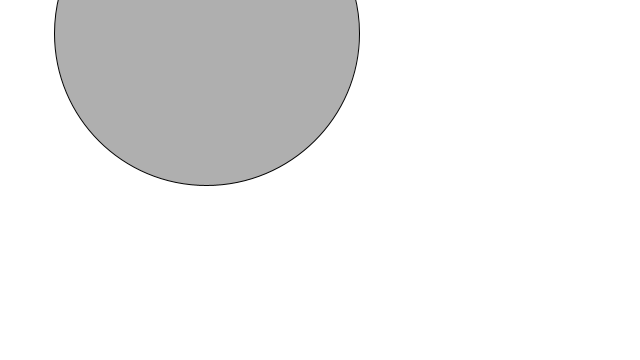
Frame 1 (no input)
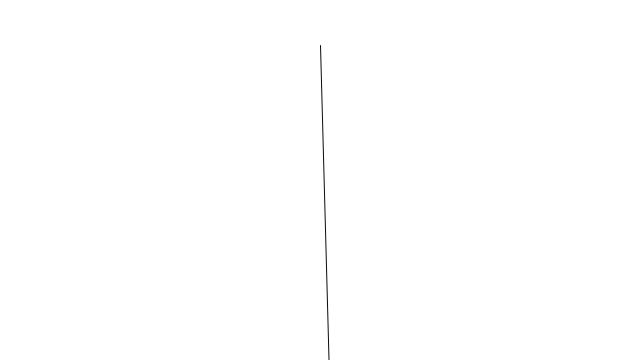
Frame 60 (the mouse pressed at the canvas centre just before this capture)
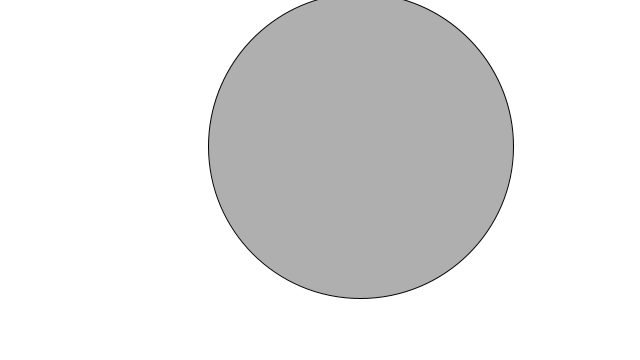
Frame 120 (the mouse held since frame 60 and released just before this capture)

The Processing sketch that drew these frames (run headless with seeded random() and noise(); from frame 60 on, the mouse is pressed at the canvas centre):

// Processing sketch: DoubleSpringPendulum
// ── DoubleSpringPendulum.pde

class Mover {
  PVector acceleration;
  PVector velocity;
  PVector location;
  float mass;
  
  Mover(float mass) {
    this();
    this.mass = mass;
  }
  
  Mover() {
    location = new PVector(random(width/2), random(height/4));
    velocity = new PVector(0,0);
    acceleration = new PVector(0,0);
    mass = random(64);
  }
  
  void update() {
    velocity.add(acceleration);
    location.add(velocity);
    acceleration.mult(0);
  }
  
  void display() {
    stroke(0);
    fill(175);
    ellipse(location.x, location.y, mass * 5, mass * 5);
  }
  
  void applyFriction() {
     PVector negative = PVector.mult(velocity, -1);
     negative.normalize();
     negative.mult(10);
     applyForce(negative);
    
  }
  
  void applyForce(PVector force) {
   PVector dac = PVector.div(force, mass);
   acceleration.add(dac);
  }
    
}

final PVector global_anchor = new PVector(width/2, height/8);

class Rope {
  Mover bob;
  PVector anchor;
  float k;
  float len;
  
  Rope(Mover m) {
    this(m, global_anchor,PVector.sub(m.location, global_anchor).mag());
    }
  
  Rope(Mover m, PVector anchor, float len) {
     this.anchor = anchor;
     bob = m;
     k = random(10);
     this.len = len;
  }
  void display() {
    stroke(10);
    fill(0);
    line(bob.location.x, bob.location.y, anchor.x, anchor.y);
  }
  
  
  
  void update() {
     PVector dir = PVector.sub(anchor, bob.location);
     float full_length = dir.mag();
     float ext = full_length - len;
     float force_mag = ext * k;
     dir.normalize();
     dir.mult(force_mag);
     bob.applyForce(dir);
  }

}

class Connector {
  Mover bob;
  Mover anchor;
  float k;
  float len;
  
  Connector(Mover m, Mover b) {
    this(m, b,PVector.sub(m.location, b.location).mag());
    }
  
  Connector(Mover m, Mover anchor, float len) {
     this.anchor = anchor;
     bob = m;
     k = random(10);
     this.len = len;
  }
  void display() {
    stroke(10);
    fill(0);
    line(bob.location.x, bob.location.y, anchor.location.x, anchor.location.y);
  }
  
  
  
  void update() {
     PVector dir = PVector.sub(anchor.location, bob.location);
     float full_length = dir.mag();
     float ext = full_length - len;
     float force_mag = ext * k;
     dir.normalize();
     dir.mult(force_mag);
     bob.applyForce(dir);
     dir.mult(-1);
     anchor.applyForce(dir);
  }

}

  
Mover main;
Mover alt;
Connector connector;
Rope rope;

void setup() {
  size(640, 360);
  background(255);
  global_anchor.set(width/2, height/8);
  main = new Mover();
  rope = new Rope(main);
  alt = new Mover();
  connector = new Connector(alt, main);
}

void draw() {
  background(255);
   PVector grav = new PVector(0,1);
   grav.mult(9.8 * main.mass);
   main.applyForce(grav);
   main.applyFriction();
   alt.applyForce(grav);
   alt.applyFriction();
   
   connector.update();
   rope.update();
   main.update();
   alt.update();
   
   alt.display();
   connector.display();
   rope.display();
   main.display();
  
}
